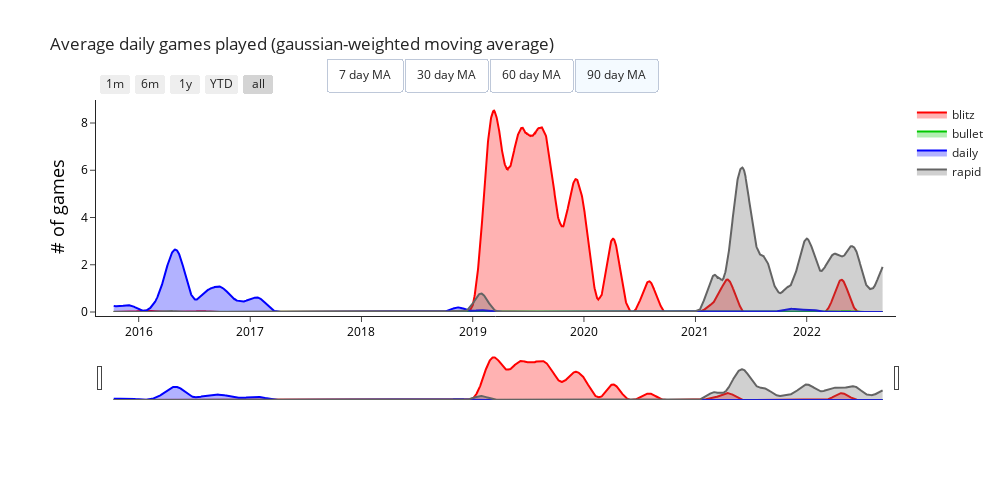

The code cell stored with this chart in its notebook:
### Code cell
# Plot data
fig = go.Figure()

button_list = []

for ww, window in enumerate(windows):
    
    for gg, game_type in enumerate(game_types.unique()):
    
        games = daily_games[(daily_games["time_class"]==game_type)]

        fig.add_trace(go.Scatter(
            x=games["date"], 
            y=games[f"mean_games_{window}"], 
            name=f"{game_type}",
            line={"color": colors[gg] % 1},
            fill='tozeroy',
            fillcolor=colors[gg] % 0.3,
            visible=True if window==7 else False
            ),
        )
        
    button = dict(
        label=f"{window} day MA",
        method="update",
        args=[
            {"visible": [False]*ww*len(game_types) + [True]*len(game_types) + [False]*(len(windows)-ww-1)*len(game_types)},
        ],
    )
    button_list.append(button)

fig.update_layout(
    template="simple_white",
    title=f"Average daily games played (gaussian-weighted moving average)",
    autosize=False,
    width=1000,
    height=500,
    margin=dict(
        l=100,
        r=100,
        b=100,
        t=100,
        pad=4
    ),
    updatemenus=[
        dict(
            type="buttons",
            direction="right",
            x=0.7,
            y=1.2,
            showactive=True,
            buttons=button_list
        )
    ]
)

fig.update_yaxes(
    title="# of games",
    title_font=dict(size=18, color='black'), 
    tickfont=dict(color="black")
)

fig.update_xaxes(
    tickfont=dict(color="black"),
    rangeslider_visible=True,
    rangeselector=dict(
        buttons=list([
            dict(count=1, label="1m", step="month", stepmode="backward"),
            dict(count=6, label="6m", step="month", stepmode="backward"),
            dict(count=6, label="1y", step="year", stepmode="backward"),
            dict(count=1, label="YTD", step="year", stepmode="todate"),
            dict(step="all")
        ])
    )
)

fig.show()

### Figure 1 — Plotly figure (JSON) as saved in the notebook; plotly's stock layout.template omitted (floating-point values rounded to 4 significant figures; data arrays with more than 128 entries replaced by an {"elided": "..."} marker saying what was removed)
{"data": [{"fill": "tozeroy", "fillcolor": "rgba(255, 0, 0, 0.3)", "line": {"color": "rgba(255, 0, 0, 1)"}, "name": "blitz", "type": "scatter", "visible": false, "x": {"elided": "2613 str values"}, "y": {"elided": "2613 float values"}}, {"fill": "tozeroy", "fillcolor": "rgba(0, 200, 0, 0.3)", "line": {"color": "rgba(0, 200, 0, 1)"}, "name": "bullet", "type": "scatter", "visible": false, "x": {"elided": "2613 str values"}, "y": {"elided": "2613 float values"}}, {"fill": "tozeroy", "fillcolor": "rgba(0, 0, 255, 0.3)", "line": {"color": "rgba(0, 0, 255, 1)"}, "name": "daily", "type": "scatter", "visible": false, "x": {"elided": "2613 str values"}, "y": {"elided": "2613 float values"}}, {"fill": "tozeroy", "fillcolor": "rgba(100, 100, 100, 0.3)", "line": {"color": "rgba(100, 100, 100, 1)"}, "name": "rapid", "type": "scatter", "visible": false, "x": {"elided": "2613 str values"}, "y": {"elided": "2613 float values"}}, {"fill": "tozeroy", "fillcolor": "rgba(255, 0, 0, 0.3)", "line": {"color": "rgba(255, 0, 0, 1)"}, "name": "blitz", "type": "scatter", "visible": false, "x": {"elided": "2613 str values"}, "y": {"elided": "2613 float values"}}, {"fill": "tozeroy", "fillcolor": "rgba(0, 200, 0, 0.3)", "line": {"color": "rgba(0, 200, 0, 1)"}, "name": "bullet", "type": "scatter", "visible": false, "x": {"elided": "2613 str values"}, "y": {"elided": "2613 float values"}}, {"fill": "tozeroy", "fillcolor": "rgba(0, 0, 255, 0.3)", "line": {"color": "rgba(0, 0, 255, 1)"}, "name": "daily", "type": "scatter", "visible": false, "x": {"elided": "2613 str values"}, "y": {"elided": "2613 float values"}}, {"fill": "tozeroy", "fillcolor": "rgba(100, 100, 100, 0.3)", "line": {"color": "rgba(100, 100, 100, 1)"}, "name": "rapid", "type": "scatter", "visible": false, "x": {"elided": "2613 str values"}, "y": {"elided": "2613 float values"}}, {"fill": "tozeroy", "fillcolor": "rgba(255, 0, 0, 0.3)", "line": {"color": "rgba(255, 0, 0, 1)"}, "name": "blitz", "type": "scatter", "visible": false, "x": {"elided": "2613 str values"}, "y": {"elided": "2613 float values"}}, {"fill": "tozeroy", "fillcolor": "rgba(0, 200, 0, 0.3)", "line": {"color": "rgba(0, 200, 0, 1)"}, "name": "bullet", "type": "scatter", "visible": false, "x": {"elided": "2613 str values"}, "y": {"elided": "2613 float values"}}, {"fill": "tozeroy", "fillcolor": "rgba(0, 0, 255, 0.3)", "line": {"color": "rgba(0, 0, 255, 1)"}, "name": "daily", "type": "scatter", "visible": false, "x": {"elided": "2613 str values"}, "y": {"elided": "2613 float values"}}, {"fill": "tozeroy", "fillcolor": "rgba(100, 100, 100, 0.3)", "line": {"color": "rgba(100, 100, 100, 1)"}, "name": "rapid", "type": "scatter", "visible": false, "x": {"elided": "2613 str values"}, "y": {"elided": "2613 float values"}}, {"fill": "tozeroy", "fillcolor": "rgba(255, 0, 0, 0.3)", "line": {"color": "rgba(255, 0, 0, 1)"}, "name": "blitz", "type": "scatter", "visible": true, "x": {"elided": "2613 str values"}, "y": {"elided": "2613 float values"}}, {"fill": "tozeroy", "fillcolor": "rgba(0, 200, 0, 0.3)", "line": {"color": "rgba(0, 200, 0, 1)"}, "name": "bullet", "type": "scatter", "visible": true, "x": {"elided": "2613 str values"}, "y": {"elided": "2613 float values"}}, {"fill": "tozeroy", "fillcolor": "rgba(0, 0, 255, 0.3)", "line": {"color": "rgba(0, 0, 255, 1)"}, "name": "daily", "type": "scatter", "visible": true, "x": {"elided": "2613 str values"}, "y": {"elided": "2613 float values"}}, {"fill": "tozeroy", "fillcolor": "rgba(100, 100, 100, 0.3)", "line": {"color": "rgba(100, 100, 100, 1)"}, "name": "rapid", "type": "scatter", "visible": true, "x": {"elided": "2613 str values"}, "y": {"elided": "2613 float values"}}], "layout": {"autosize": false, "height": 500, "margin": {"b": 100, "l": 100, "pad": 4, "r": 100, "t": 100}, "title": {"text": "Average daily games played (gaussian-weighted moving average)"}, "updatemenus": [{"active": 3, "buttons": [{"args": [{"visible": [true, true, true, true, false, false, false, false, false, false, false, false, false, false, false, false]}], "label": "7 day MA", "method": "update"}, {"args": [{"visible": [false, false, false, false, true, true, true, true, false, false, false, false, false, false, false, false]}], "label": "30 day MA", "method": "update"}, {"args": [{"visible": [false, false, false, false, false, false, false, false, true, true, true, true, false, false, false, false]}], "label": "60 day MA", "method": "update"}, {"args": [{"visible": [false, false, false, false, false, false, false, false, false, false, false, false, true, true, true, true]}], "label": "90 day MA", "method": "update"}], "direction": "right", "showactive": true, "type": "buttons", "x": 0.7, "y": 1.2}], "width": 1000, "xaxis": {"autorange": true, "range": ["2015-08-27", "2022-10-21"], "rangeselector": {"buttons": [{"count": 1, "label": "1m", "step": "month", "stepmode": "backward"}, {"count": 6, "label": "6m", "step": "month", "stepmode": "backward"}, {"count": 6, "label": "1y", "step": "year", "stepmode": "backward"}, {"count": 1, "label": "YTD", "step": "year", "stepmode": "todate"}, {"step": "all"}]}, "rangeslider": {"autorange": true, "range": ["2015-08-27", "2022-10-21"], "visible": true, "yaxis": {"_template": null, "rangemode": "match"}}, "tickfont": {"color": "black"}, "type": "date"}, "yaxis": {"autorange": true, "range": [0, 8.974], "tickfont": {"color": "black"}, "title": {"font": {"color": "black", "size": 18}, "text": "# of games"}, "type": "linear"}}}
